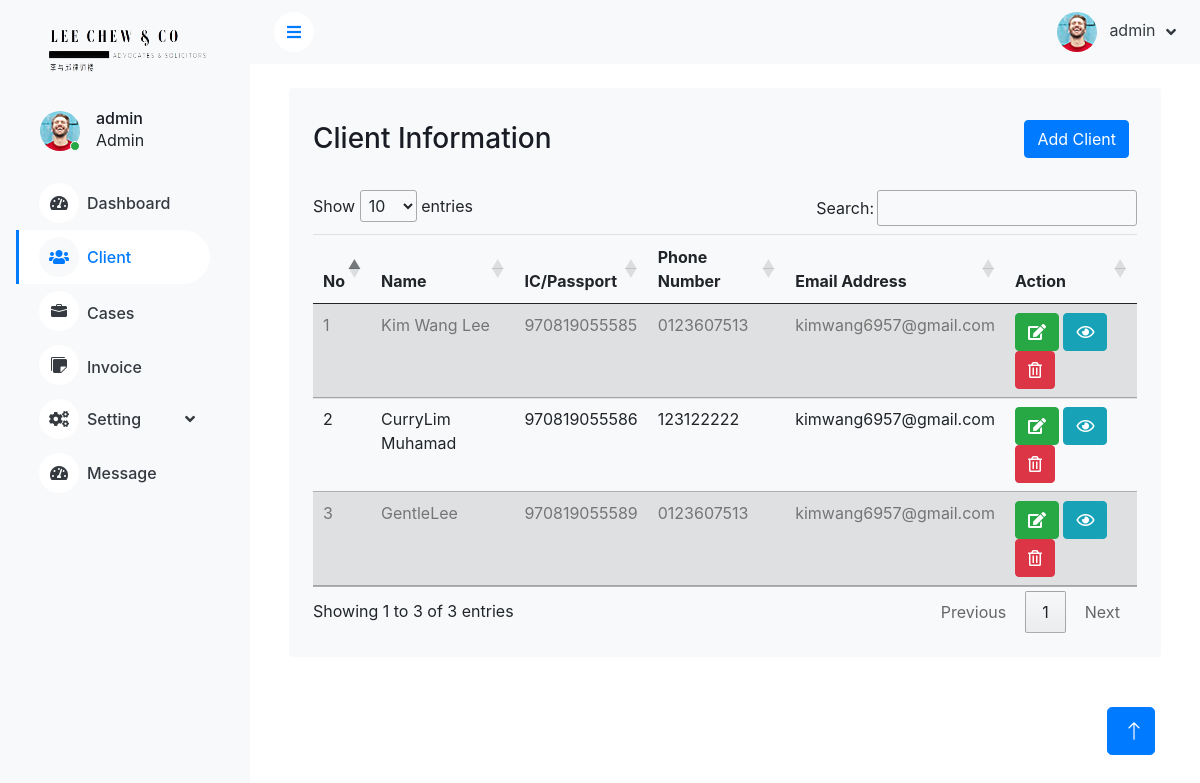
The app's page /view_all_client/ (signed in) with its own data.
### myadmin/models.py (models this page shows, shortened)
class ClientRecord(models.Model):
    GENDER_CHOICE = [("male", "Male"), ("female", "Female"), ("other", "Other")]
    created_at = models.DateTimeField(auto_now_add=True)
    created_by = models.ForeignKey(User, blank=True, on_delete=models.CASCADE, null=True)
    full_name = models.CharField(max_length=100)
    identity = models.CharField(max_length=50, unique=True)
    gender = models.CharField(max_length=10, choices=GENDER_CHOICE)
    phone_number = models.CharField(max_length=50)
    email = models.EmailField()
    address1 = models.CharField(max_length=200)
    address2 = models.CharField(max_length=200, blank=True)
    city = models.CharField(max_length=100)
    postcode = models.CharField(max_length=20)
    state = models.CharField(max_length=100)
    country = models.CharField(max_length=100)
    remark = models.CharField(max_length=500, blank=True,)
    agent_fullname = models.CharField(max_length=100, blank=True)
    agent_ph = models.CharField(max_length=50, blank=True)
    agent_identity = models.CharField(max_length=50, blank=True)
    latitude = models.FloatField(blank=True)
    longitude = models.FloatField(blank=True)
    uniqueId = models.CharField(null=True, blank=True, max_length=100)
    slug = models.SlugField(max_length=500, unique=True, blank=True, null=True)
    date_created = models.DateTimeField(blank=True, null=True)
    last_updated = models.DateTimeField(blank=True, null=True)
    def __str__(self):
        return f"{self.full_name}"

### myadmin/views.py (the view)
def view_all_client(request):
    record = ClientRecord.objects.all()
    print(record)
    if request.user.is_authenticated:
        return render(
            request,
            "main/client/view_client.html",
            {"records": record},
        )
    else:
        messages.success(request, "You Must Be Logged In To View That Page...")
        return redirect("view_all_client")

### myadmin/templates/main/client/view_client.html (shortened to what this page needs)
{% extends "navigation/base.html" %} {% block content %} {% load static %}
<div class="container-fluid pt-4 px-4">
    <div class="col-12">
        <div class="bg-light rounded h-100 p-4">
            <div class="d-flex align-items-center justify-content-between mb-4">
                <h3 class="mb-0">Client Information</h3>
                <a href="{%url 'add_client_view' %}">
                    <button type="button" class="btn btn-primary w-30 m-2" data-bs-toggle="modal" data-bs-target="#addCourtTypeModal">
                        Add Client
                        </button>
                </a>
            </div>
            <div class="table-responsive">
                <table id="clientTable" class="table table-striped table-hover">
                    <thead>
                        <tr>
                            <th scope="col">No</th>
                            <th scope="col">Name</th>
                            <th scope="col">IC/Passport</th>
                            <th scope="col">Phone Number</th>
                            <th scope="col">Email Address</th>
                            <th>Action</th>
                        </tr>
                    </thead>
                    <tbody>
                        {% if records %} {% for record in records %}
                        <tr>
                            <td>{{ forloop.counter }}</td>
                            <td>{{ record.full_name }}</td>
                            <td>{{ record.identity }}</td>
                            <td>{{ record.phone_number }}</td>
                            <td>{{ record.email }}</td>
                            <td>
                                <a href="{%url 'update_client' pk=record.id%}">
                                    <button class="btn btn-success edit-button">
                                    <i class="fas fa-edit"></i>
                                </button>
                                </a>
                                <button type="button" class="btn btn-info view-button" data-record-id="{{ record.id }}" data-bs-toggle="modal" data-bs-target="#viewConfirmationModal{{ record.id }}">
                                    <i class="far fa-eye"></i>
                                </button>
                                <button type="button" class="btn btn-danger delete-button" data-record-id="{{ record.id }}" data-bs-toggle="modal" data-bs-target="#deleteConfirmationModal">
                                    <i class="far fa-trash-alt"></i>
                                </button>
                            </td>
                        </tr>
                        {% endfor %} {% endif %}
                    </tbody>
                </table>
            </div>
        </div>
    </div>
</div>
</body>
</html>
{%endblock%}

### myadmin/templates/navigation/base.html (shortened to what this page needs)
<!DOCTYPE html>
<html lang="en">
{% load static %}
<head>
    <head>
        <link rel="stylesheet" href="https://cdnjs.cloudflare.com/ajax/libs/font-awesome/5.10.0/css/all.min.css">
        <link rel="stylesheet" href="https://cdn.jsdelivr.net/npm/bootstrap-icons@1.4.1/font/bootstrap-icons.css">
        <link rel="stylesheet" href="{% static 'lib/owlcarousel/assets/owl.carousel.min.css' %}">
        <link rel="stylesheet" href="{% static 'lib/tempusdominus/css/tempusdominus-bootstrap-4.min.css' %}">
        <link rel="stylesheet" href="{% static 'css/bootstrap.min.css' %}">
        <link rel="stylesheet" href="{% static 'css/style.css' %}">
        <link rel="stylesheet" href="{% static 'css/style2.css' %}">
        <link rel="stylesheet" href="https://cdn.datatables.net/1.13.6/css/jquery.dataTables.min.css">
        <link rel="stylesheet" href="https://cdn.jsdelivr.net/npm/intl-tel-input@18.2.1/build/css/intlTelInput.css">
        <link rel="stylesheet" href="{% static 'css/datatables.css' %}">
        <link rel="stylesheet" href="{% static 'css/datatables.min.css' %}">
        <link rel="stylesheet" href="https://stackpath.bootstrapcdn.com/bootstrap/4.5.2/css/bootstrap.min.css">
        <link rel="stylesheet" href="https://unpkg.com/folium@0.12.1/folium.css" />
    </head>
</head>
<body>
    <div class="container-xxl position-relative bg-white d-flex p-0">
        <aside class="sidebar pe-4 pb-3">
            <nav class="navbar bg-light navbar-light">
                <a href="{% url 'dashboard'  %}" class="navbar-brand mx-4 mb-3">
                    <img src="{% static 'images/logo.png' %}" alt="" style="width: 180px; height: 75px;">
                </a>
                <div class="d-flex align-items-center ms-4 mb-4">
                    <div class="position-relative">
                        <img class="rounded-circle" src="{% static 'images/user.jpg' %}" alt="" style="width: 40px; height: 40px;">
                        <div class="bg-success rounded-circle border border-2 border-white position-absolute end-0 bottom-0 p-1"></div>
                    </div>
                    <div class="ms-3">
                        <h6 class="mb-0">{{request.user.username}}</h6>
                        <span>Admin</span>
                    </div>
                </div>
                <div class="navbar-nav w-100">
                    <a href="{% url 'dashboard'  %}" class="nav-item nav-link {% if 'dashboard' in request.path %}active{% endif %}">
                        <i class="fa fa-tachometer-alt me-2"></i>Dashboard
                    </a>
                    <a href="{% url 'view_all_client' %}" class="nav-item nav-link {% if 'view_all_client' in request.path or 'add_client_view' in request.path%}active{% endif %}">
                        <i class="fa fa-users me-2"></i>Client
                    </a>
                    <a href="{% url 'list_case' %}" class="nav-item nav-link {% if 'list_case' in request.path or 'create_case_view' in request.path%}active{% endif %}">
                        <i class="bi bi-briefcase-fill me-2"></i>Cases
                    </a>
                    <a href="{% url 'invoices' %}" class="nav-item nav-link {% if 'invoices' in request.path or 'create-build' in request.path or 'pdf_invoice' in request.path %}active{% endif %}">
                        <i class="bi bi-stickies-fill me-2"></i>Invoice
                    </a>
                    <div class="nav-item dropdown">
                        <a href="#" class="nav-link dropdown-toggle {% if 'client_role' in request.path or 'court_type' in request.path or 'balance_sheet' in request.path %}active show{% endif %}" data-bs-toggle="dropdown">
                            <i class="fa fa-cogs me-2"></i>Setting
                        </a>
                    </div>
                    <a href="#" class="nav-item nav-link {% if '#' in request.path %}active{% endif %}">
                        <i class="fa fa-tachometer-alt me-2"></i>Message
                    </a>
                </div>
            </nav>
        </aside>
        <div class="content">
            <nav class="navbar navbar-expand bg-light navbar-light sticky-top px-4 py-0">
                <a href="#" class="sidebar-toggler flex-shrink-0">
                    <i class="fa fa-bars"></i>
                </a>
                <div class="navbar-nav align-items-center ms-auto">
                    <div class="nav-item dropdown">
                        <div class="nav-item dropdown">
                            <a href="#" class="nav-link dropdown-toggle" data-bs-toggle="dropdown">
                                <img class="rounded-circle me-lg-2" src="{% static 'images/user.jpg'%}" alt="" style="width: 40px; height: 40px;">
                                <span class="d-none d-lg-inline-flex">{{request.user.username}}</span>
                            </a>
                        </div>
                    </div>
                </div>
            </nav>
            {%block content%} {%endblock%}
        <a href="#" class="btn btn-lg btn-primary btn-lg-square back-to-top"><i class="bi bi-arrow-up"></i></a>
</body>
</html>

### myadmin/static/css/style.css (style rules this page uses)
:root { --primary: #009CFF; --light: #F3F6F9; --dark: #191C24; }
.back-to-top { position: fixed; display: none; right: 45px; bottom: 45px; z-index: 99; }
.btn { transition: .5s; }
.btn.btn-primary { color: #FFFFFF; }
.btn-lg-square { width: 48px; height: 48px; }
.btn-square, .btn-sm-square, .btn-lg-square { padding: 0; display: inline-flex; align-items: center; justify-content: center; font-weight: normal; border-radius: 50px; }
.sidebar { position: fixed; top: 0; left: 0; bottom: 0; width: 250px; height: 100vh; overflow-y: auto; background: var(--light); transition: 0.5s; z-index: 999; }
.content { margin-left: 250px; min-height: 100vh; background: #FFFFFF; transition: 0.5s; }
@media (min-width: 992px) { .sidebar { margin-left: 0; } }
@media (min-width: 992px) { .content { width: calc(100% - 250px); } }
.sidebar .navbar .navbar-nav .nav-link { padding: 7px 20px; color: var(--dark); font-weight: 500; border-left: 3px solid var(--light); border-radius: 0 30px 30px 0; outline: none; }
.sidebar .navbar .navbar-nav .nav-link:hover, .sidebar .navbar .navbar-nav .nav-link.active { color: var(--primary); background: #FFFFFF; border-color: var(--primary); }
.sidebar .navbar .navbar-nav .nav-link i { width: 40px; height: 40px; display: inline-flex; align-items: center; justify-content: center; background: #FFFFFF; border-radius: 40px; }
.sidebar .navbar .navbar-nav .nav-link:hover i, .sidebar .navbar .navbar-nav .nav-link.active i { background: var(--light); }
.sidebar .navbar .dropdown-toggle::after { position: absolute; top: 15px; right: 15px; border: none; content: "\f107"; font-family: "Font Awesome 5 Free"; font-weight: 900; transition: .5s; }
.content .navbar .navbar-nav .nav-link { margin-left: 25px; padding: 12px 0; color: var(--dark); outline: none; }
.content .navbar .sidebar-toggler, .content .navbar .navbar-nav .nav-link i { width: 40px; height: 40px; display: inline-flex; align-items: center; justify-content: center; background: #FFFFFF; border-radius: 40px; }
.content .navbar .dropdown-toggle::after { margin-left: 6px; vertical-align: middle; border: none; content: "\f107"; font-family: "Font Awesome 5 Free"; font-weight: 900; transition: .5s; }

### records on screen
ClientRecord: full_name "Kim Wang Lee", identity "970819055585", phone_number "0123607513", email "kimwang6957@gmail.com"
ClientRecord: full_name "CurryLim Muhamad", identity "970819055586", phone_number "123122222", email "kimwang6957@gmail.com"
ClientRecord: full_name "GentleLee", identity "970819055589", phone_number "0123607513", email "kimwang6957@gmail.com"

### other values on screen
{{ request.user.username }} "admin"
